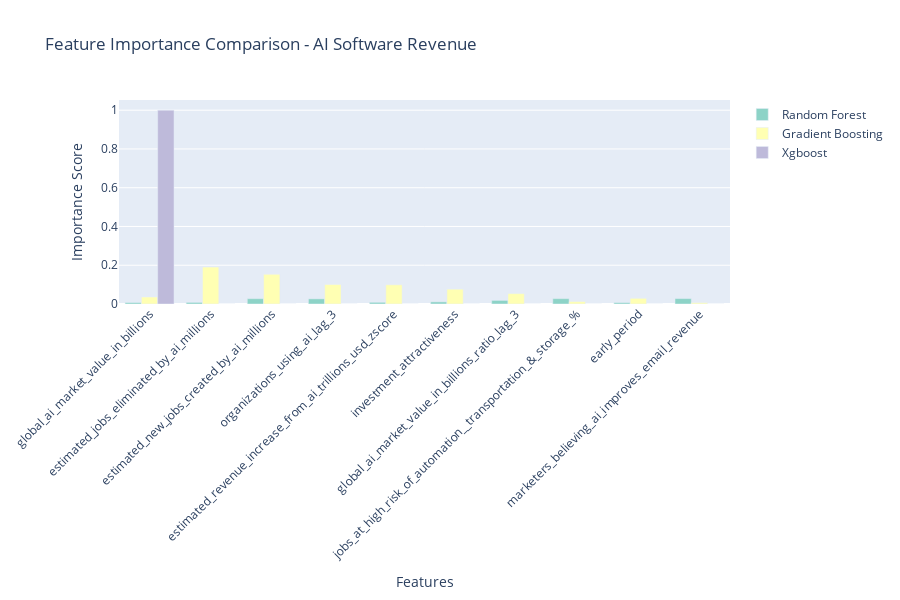
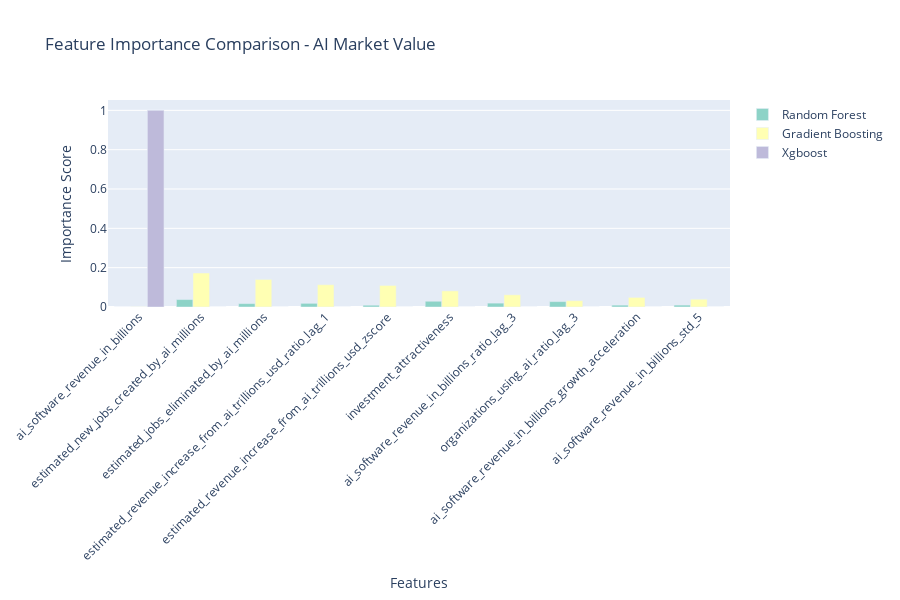

The cell these charts' notebook holds for them, in order:
### Markdown cell above
## 6. Feature Importance Analysis

### Code cell
# Analyze feature importance from tree-based models
def analyze_feature_importance(models_dict, feature_names, target_name):
    """
    Extract and visualize feature importance
    """
    importance_data = {}
    
    # Extract importance from tree-based models
    tree_models = ['random_forest', 'gradient_boosting', 'xgboost']
    
    for model_name in tree_models:
        if model_name in models_dict:
            model = models_dict[model_name]
            
            if hasattr(model, 'feature_importances_'):
                importance_data[model_name] = model.feature_importances_
    
    if importance_data:
        # Create importance DataFrame
        importance_df = pd.DataFrame(importance_data, index=feature_names)
        
        # Calculate average importance
        importance_df['average'] = importance_df.mean(axis=1)
        importance_df = importance_df.sort_values('average', ascending=False)
        
        
        # Show top 10 features
        top_features = importance_df.head(10)
        for i, (feature, row) in enumerate(top_features.iterrows(), 1):
            avg_importance = row['average']
            feature_display = feature.replace('_', ' ').title()[:40]
        
        # Create visualization
        fig = go.Figure()
        
        colors = px.colors.qualitative.Set3
        for i, model_name in enumerate(importance_data.keys()):
            fig.add_trace(go.Bar(
                x=top_features.index,
                y=top_features[model_name],
                name=model_name.replace('_', ' ').title(),
                marker_color=colors[i % len(colors)]
            ))
        
        fig.update_layout(
            title=f'Feature Importance Comparison - {target_name}',
            xaxis_title='Features',
            yaxis_title='Importance Score',
            height=600,
            xaxis_tickangle=-45
        )
        
        fig.show()
        
        return importance_df
    
    return None

# Analyze feature importance for each target
feature_importance_results = {}

for target_col, models in ml_models.items():
    if target_col in modeling_data:
        target_name = modeling_data[target_col]['name']
        feature_names = modeling_data[target_col]['features']
        
        importance_df = analyze_feature_importance(models, feature_names, target_name)
        if importance_df is not None:
            feature_importance_results[target_col] = importance_df

### Figure 1 — Plotly figure (JSON) as saved in the notebook; plotly's stock layout.template omitted (floating-point values rounded to 4 significant figures)
{"data": [{"marker": {"color": "rgb(141,211,199)"}, "name": "Random Forest", "type": "bar", "x": ["global_ai_market_value_in_billions", "estimated_jobs_eliminated_by_ai_millions", "estimated_new_jobs_created_by_ai_millions", "organizations_using_ai_lag_3", "estimated_revenue_increase_from_ai_trillions_usd_zscore", "investment_attractiveness", "global_ai_market_value_in_billions_ratio_lag_3", "jobs_at_high_risk_of_automation__transportation_&_storage_%", "early_period", "marketers_believing_ai_improves_email_revenue"], "y": [0.007534, 0.008316, 0.02753, 0.02669, 0.008794, 0.01107, 0.0186, 0.0276, 0.007286, 0.02802]}, {"marker": {"color": "rgb(255,255,179)"}, "name": "Gradient Boosting", "type": "bar", "x": ["global_ai_market_value_in_billions", "estimated_jobs_eliminated_by_ai_millions", "estimated_new_jobs_created_by_ai_millions", "organizations_using_ai_lag_3", "estimated_revenue_increase_from_ai_trillions_usd_zscore", "investment_attractiveness", "global_ai_market_value_in_billions_ratio_lag_3", "jobs_at_high_risk_of_automation__transportation_&_storage_%", "early_period", "marketers_believing_ai_improves_email_revenue"], "y": [0.03591, 0.1906, 0.1532, 0.1006, 0.09922, 0.07643, 0.05343, 0.01228, 0.02919, 0.006495]}, {"marker": {"color": "rgb(190,186,218)"}, "name": "Xgboost", "type": "bar", "x": ["global_ai_market_value_in_billions", "estimated_jobs_eliminated_by_ai_millions", "estimated_new_jobs_created_by_ai_millions", "organizations_using_ai_lag_3", "estimated_revenue_increase_from_ai_trillions_usd_zscore", "investment_attractiveness", "global_ai_market_value_in_billions_ratio_lag_3", "jobs_at_high_risk_of_automation__transportation_&_storage_%", "early_period", "marketers_believing_ai_improves_email_revenue"], "y": [1.0, 0.0, 0.0, 0.0, 0.0, 0.0, 0.0, 0.0, 0.0, 0.0]}], "layout": {"height": 600, "title": {"text": "Feature Importance Comparison - AI Software Revenue"}, "xaxis": {"tickangle": -45, "title": {"text": "Features"}}, "yaxis": {"title": {"text": "Importance Score"}}}}

### Figure 2 — Plotly figure (JSON) as saved in the notebook; plotly's stock layout.template omitted (floating-point values rounded to 4 significant figures)
{"data": [{"marker": {"color": "rgb(141,211,199)"}, "name": "Random Forest", "type": "bar", "x": ["ai_software_revenue_in_billions", "estimated_new_jobs_created_by_ai_millions", "estimated_jobs_eliminated_by_ai_millions", "estimated_revenue_increase_from_ai_trillions_usd_ratio_lag_1", "estimated_revenue_increase_from_ai_trillions_usd_zscore", "investment_attractiveness", "ai_software_revenue_in_billions_ratio_lag_3", "organizations_using_ai_ratio_lag_3", "ai_software_revenue_in_billions_growth_acceleration", "ai_software_revenue_in_billions_std_5"], "y": [0.0001553, 0.03792, 0.01717, 0.01861, 0.009143, 0.02919, 0.01968, 0.02743, 0.009597, 0.009822]}, {"marker": {"color": "rgb(255,255,179)"}, "name": "Gradient Boosting", "type": "bar", "x": ["ai_software_revenue_in_billions", "estimated_new_jobs_created_by_ai_millions", "estimated_jobs_eliminated_by_ai_millions", "estimated_revenue_increase_from_ai_trillions_usd_ratio_lag_1", "estimated_revenue_increase_from_ai_trillions_usd_zscore", "investment_attractiveness", "ai_software_revenue_in_billions_ratio_lag_3", "organizations_using_ai_ratio_lag_3", "ai_software_revenue_in_billions_growth_acceleration", "ai_software_revenue_in_billions_std_5"], "y": [0.0009704, 0.173, 0.1402, 0.1135, 0.1097, 0.08198, 0.06203, 0.03214, 0.04885, 0.03956]}, {"marker": {"color": "rgb(190,186,218)"}, "name": "Xgboost", "type": "bar", "x": ["ai_software_revenue_in_billions", "estimated_new_jobs_created_by_ai_millions", "estimated_jobs_eliminated_by_ai_millions", "estimated_revenue_increase_from_ai_trillions_usd_ratio_lag_1", "estimated_revenue_increase_from_ai_trillions_usd_zscore", "investment_attractiveness", "ai_software_revenue_in_billions_ratio_lag_3", "organizations_using_ai_ratio_lag_3", "ai_software_revenue_in_billions_growth_acceleration", "ai_software_revenue_in_billions_std_5"], "y": [1.0, 0.0, 0.0, 0.0, 0.0, 0.0, 0.0, 0.0, 0.0, 0.0]}], "layout": {"height": 600, "title": {"text": "Feature Importance Comparison - AI Market Value"}, "xaxis": {"tickangle": -45, "title": {"text": "Features"}}, "yaxis": {"title": {"text": "Importance Score"}}}}
